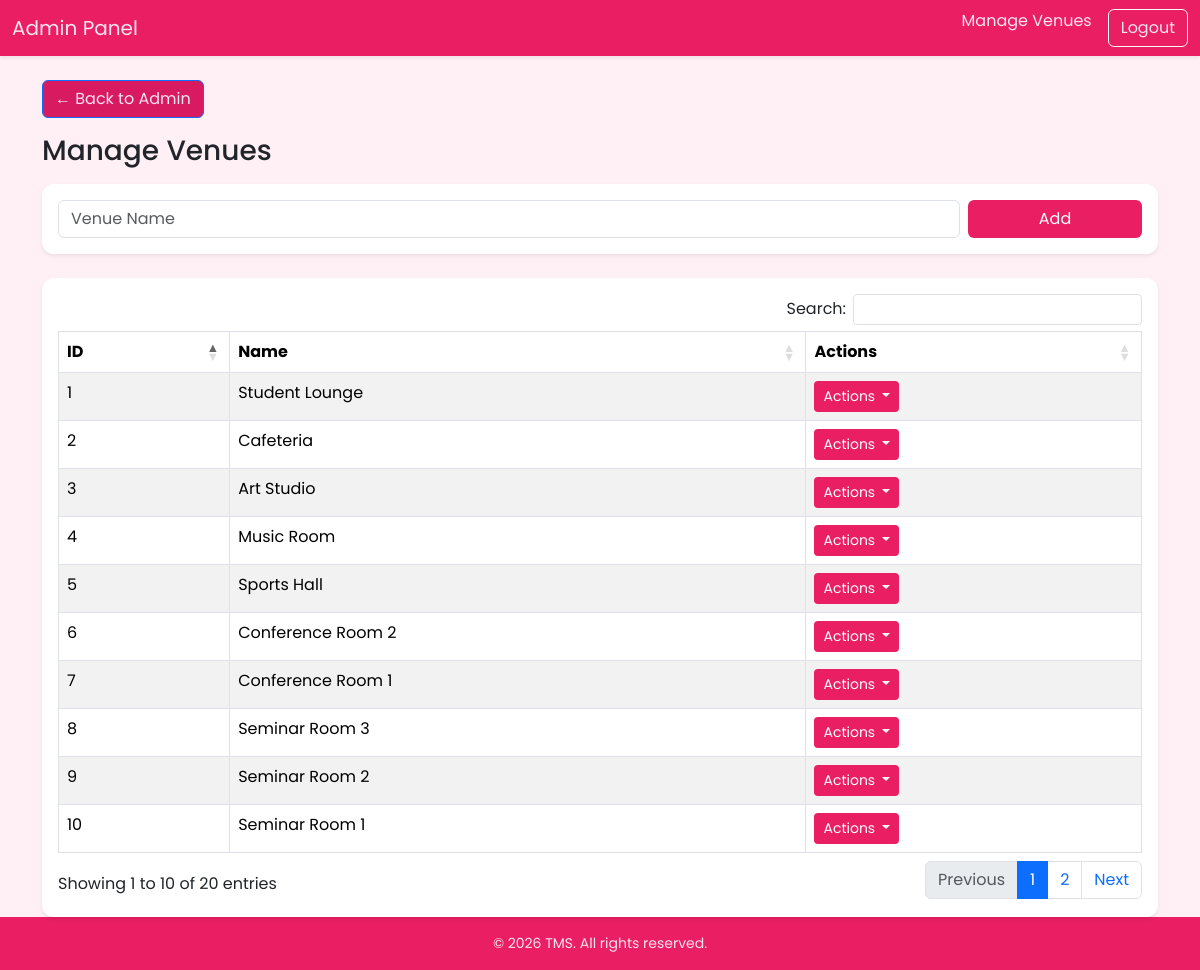
/timetable.php (signed in), run on the app's committed database.
### tables this page shows
CREATE TABLE `venues` (
  `id` int(11) NOT NULL,
  `name` varchar(255) NOT NULL,
  `created_at` timestamp NOT NULL DEFAULT current_timestamp()
);

### timetable.php (the view, shortened to what this page needs)
<?php
require '../db.php';
$venues = $pdo->query("SELECT * FROM venues ORDER BY id DESC")->fetchAll();
?>
<!DOCTYPE html>
<html lang="en">
<head>
<link href="https://cdn.jsdelivr.net/npm/bootstrap@5.3.2/dist/css/bootstrap.min.css" rel="stylesheet">
<link rel="stylesheet" href="https://cdn.datatables.net/1.13.6/css/dataTables.bootstrap5.min.css">
  <link href="../assets/css/font.css" rel="stylesheet">
</head>
<body>
<nav class="navbar navbar-expand-lg navbar-pink shadow-sm mb-4">
<div class="container-fluid">
    <a class="navbar-brand" href="dashboard.php">Admin Panel</a>
    <div class="d-flex ms-auto">
        <span class="me-3">Manage Venues</span>
        <a href="../logout.php" class="btn btn-outline-light">Logout</a>
    </div>
</div>
</nav>
<main class="container">
<div class="mb-3">
    <a href="../admin/dashboard.php" class="btn btn-outline-primary" style="background-color:#d81b60;color:#ffe4f0">
        ← Back to Admin
    </a>
</div>
<h3 class="text-pink mb-3">Manage Venues</h3>
<div class="card shadow-sm mb-4">
<div class="card-body">
    <form method="post" class="row g-2">
        <div class="col-md-10">
            <input type="text" name="name" class="form-control" placeholder="Venue Name" required>
        </div>
        <div class="col-md-2">
            <button type="submit" name="add_venue" class="btn btn-pink w-100">Add</button>
        </div>
    </form>
</div>
</div>
<div class="card shadow-sm">
<div class="card-body">
    <table id="venueTable" class="table table-striped table-bordered" style="width:100%">
        <thead style="background-color:#f8bbd0; color:#e91e63;">
            <tr>
                <th>ID</th>
                <th>Name</th>
                <th>Actions</th>
            </tr>
        </thead>
        <tbody>
            <?php
            $counter = 1;
            foreach($venues as $v): ?>
            <tr>
             <td><?= $counter++ ?></td>
                <td><?= htmlspecialchars($v['name']) ?></td>
                <td>
                    <div class="dropdown">
                        <button class="btn btn-sm btn-pink dropdown-toggle" type="button" data-bs-toggle="dropdown">
                            Actions
                        </button>
                    </div>
                </td>
            </tr>
            <?php endforeach; ?>
        </tbody>
    </table>
</div>
</div>
</main>
<footer class="text-center py-3 mt-auto">
    © <?= date('Y') ?> TMS. All rights reserved.
</footer>
</body>
</html>

### timetable.php (style rules this page uses)
body { background: #fff0f6; min-height:100vh; display:flex; flex-direction:column; }
main { flex:1; }
.navbar-pink { background-color:#e91e63 !important; }
.navbar-pink .navbar-brand, .navbar-pink span, .navbar-pink .btn { color:#ffe4f0 !important; }
.btn-pink { background:#e91e63; color:#fff; }
.card { border-radius:12px; border:none; box-shadow:0 4px 8px rgba(0,0,0,0.1); }
footer { background:#e91e63; color:#ffe4f0; font-size:14px; width:100%; text-align:center; padding:10px 0; margin-top:20px; }

### data on the page
venues: name "Student Lounge"
venues: name "Cafeteria"
venues: name "Art Studio"
venues: name "Music Room"
venues: name "Sports Hall"
venues: name "Conference Room 2"
venues: name "Conference Room 1"
venues: name "Seminar Room 3"
venues: name "Seminar Room 2"
venues: name "Seminar Room 1"
